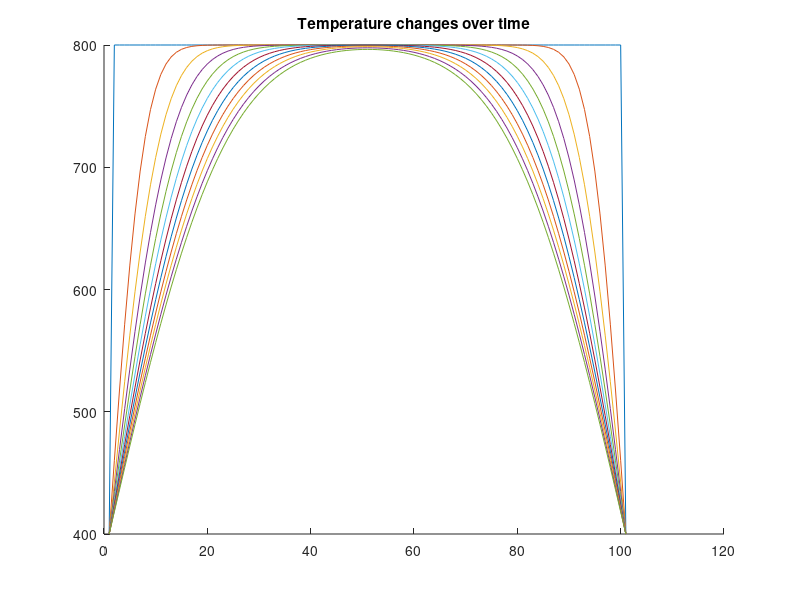
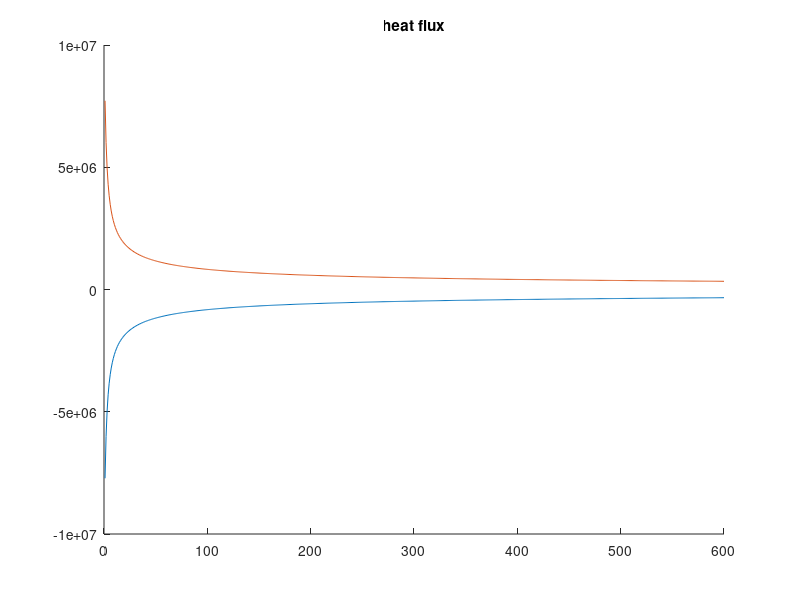

The MATLAB script that drew these images, in order:
clc
clear
l = 2 ;
m = 100 ;
dx = l/m ; 
alpha = 11.234*power(10,-5) ; %pure_copper
k = 386 ; %pure_copper
dt = 0.5 ; 
beta = (alpha*dt)/(power(dx,2)) ; 
Tw = 400 ; 
Te = 400 ; 
To = 800 ; 
n_max = 600 ; 
T = zeros(m+1 , n_max) ; 
T(: , 1) = To ;
T(1 , :) = Tw ; 
T(m+1 , :) = Te ;
Q_transfer_w = zeros(1 , n_max) ; %Output flux from the left side of the rod
Q_transfer_e = zeros(1 , n_max) ; %The outlet flux is furnished from the right side
B = zeros(m-1) ;
TK = zeros(m+1) ;
TK_1 = zeros(m+1) ; 
TK = T ; 
TK_1 = T ;
eps = 0.0001 ; 

for n=1 : n_max
    for i=2 : m
        B(i-1) = -beta*T(i+1 , n) + (2*beta-1)*T(i , n) - beta*T(i-1 , n) ;
    end

    error = 10 ;
    num_loop = 0 ;

    while error > eps 

        num_loop = num_loop + 1 ;

        for i=2 : m
            TK_1(i) = 1/(2*beta+1)*(-B(i-1) + beta*TK_1(i+1) + beta*TK_1(i-1));
        end

        error = norm(TK_1 - TK) ; 
        TK = TK_1 ;

        for i=1 : m+1
            T(i , n+1) = TK_1(i) ; 
        end

        num_loop
        n
        

    end    


     Q_transfer_w(1,n) = abs(-k*(T(2,n)-Tw)/dx) ; %Output flux from the left side of the rod
     Q_transfer_e(1,n) = -abs(-k*(T(m,n)-Te)/dx) ; %Output flux from the right side of the rod 
end 

for n=1 :50: n_max 
    hold on ;
    plot(T(: , n)) ; 
    title('Temperature changes over time');
end
figure ;
hold on ;
plot(Q_transfer_e) ;
plot(Q_transfer_w) ;
% I have multiplied one of the graphs by the negative so that both graphs are on top of each other due to being the same
title('heat flux') ;




